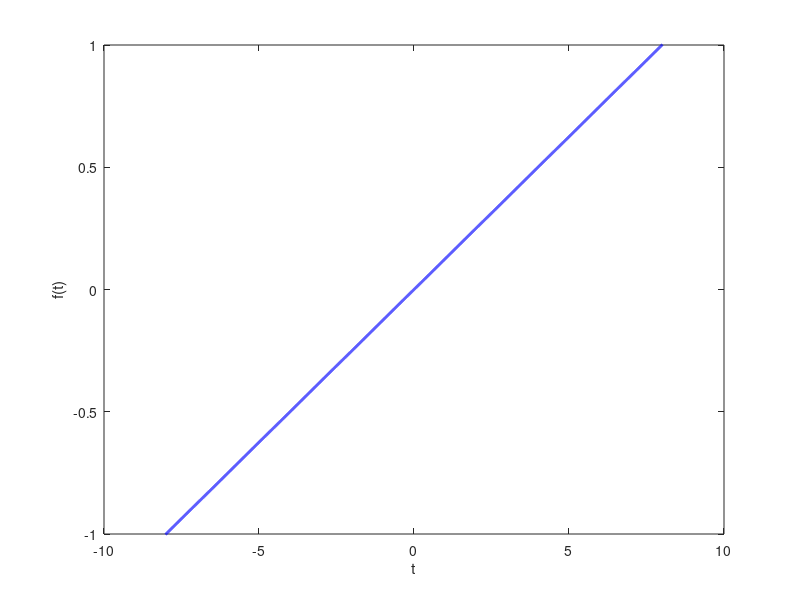

Write MATLAB code to recreate this figure.
clear
clc
close all

a=0.125
t=-10:0.001:10;

y=a*t;

figure(5)
plot(t,y,'color',[0 0 255]/255,'Linewidth',2)
axis([-10 10 -1 1])
xlabel('t')
ylabel('f(t)')